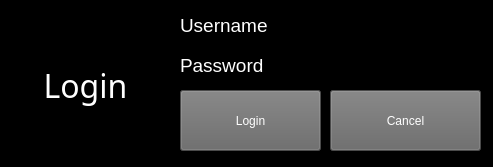
<?xml version="1.0" encoding="UTF-8"?>
<ui version="4.0">
 <class>Form</class>
 <widget class="QWidget" name="Form">
  <property name="windowModality">
   <enum>Qt::WindowModal</enum>
  </property>
  <property name="geometry">
   <rect>
    <x>0</x>
    <y>0</y>
    <width>493</width>
    <height>167</height>
   </rect>
  </property>
  <property name="sizePolicy">
   <sizepolicy hsizetype="Fixed" vsizetype="Fixed">
    <horstretch>0</horstretch>
    <verstretch>0</verstretch>
   </sizepolicy>
  </property>
  <property name="minimumSize">
   <size>
    <width>493</width>
    <height>167</height>
   </size>
  </property>
  <property name="maximumSize">
   <size>
    <width>493</width>
    <height>167</height>
   </size>
  </property>
  <property name="windowTitle">
   <string>Form</string>
  </property>
  <property name="styleSheet">
   <string notr="true">QWidget {
background-color: rgb(0, 0, 0);
}

QLabel {
color: rgb(255, 255, 255);
}

QPushButton {
color: rgb(255, 255, 255);
	background-color: rgb(103, 103, 103);
}

QLineEdit {
color: rgb(255, 255, 255);
}</string>
  </property>
  <widget class="QLabel" name="label">
   <property name="geometry">
    <rect>
     <x>10</x>
     <y>20</y>
     <width>151</width>
     <height>131</height>
    </rect>
   </property>
   <property name="font">
    <font>
     <family>Segoe UI Semibold</family>
     <pointsize>24</pointsize>
    </font>
   </property>
   <property name="text">
    <string>Login</string>
   </property>
   <property name="alignment">
    <set>Qt::AlignCenter</set>
   </property>
  </widget>
  <widget class="QPushButton" name="pushButton">
   <property name="geometry">
    <rect>
     <x>180</x>
     <y>90</y>
     <width>141</width>
     <height>61</height>
    </rect>
   </property>
   <property name="font">
    <font>
     <family>Segoe UI</family>
    </font>
   </property>
   <property name="text">
    <string>Login</string>
   </property>
  </widget>
  <widget class="QPushButton" name="pushButton_2">
   <property name="geometry">
    <rect>
     <x>330</x>
     <y>90</y>
     <width>151</width>
     <height>61</height>
    </rect>
   </property>
   <property name="font">
    <font>
     <family>Segoe UI</family>
    </font>
   </property>
   <property name="text">
    <string>Cancel</string>
   </property>
  </widget>
  <widget class="QWidget" name="horizontalLayoutWidget">
   <property name="geometry">
    <rect>
     <x>180</x>
     <y>10</y>
     <width>301</width>
     <height>31</height>
    </rect>
   </property>
   <layout class="QHBoxLayout" name="horizontalLayout">
    <item>
     <widget class="QLabel" name="label_2">
      <property name="font">
       <font>
        <family>Segoe UI</family>
        <pointsize>14</pointsize>
       </font>
      </property>
      <property name="text">
       <string>Username</string>
      </property>
      <property name="alignment">
       <set>Qt::AlignLeading|Qt::AlignLeft|Qt::AlignVCenter</set>
      </property>
     </widget>
    </item>
    <item>
     <spacer name="horizontalSpacer">
      <property name="orientation">
       <enum>Qt::Horizontal</enum>
      </property>
      <property name="sizeType">
       <enum>QSizePolicy::Preferred</enum>
      </property>
      <property name="sizeHint" stdset="0">
       <size>
        <width>10</width>
        <height>20</height>
       </size>
      </property>
     </spacer>
    </item>
    <item>
     <widget class="QLineEdit" name="lineEdit">
      <property name="text">
       <string/>
      </property>
     </widget>
    </item>
   </layout>
  </widget>
  <widget class="QWidget" name="horizontalLayoutWidget_2">
   <property name="geometry">
    <rect>
     <x>180</x>
     <y>50</y>
     <width>301</width>
     <height>31</height>
    </rect>
   </property>
   <layout class="QHBoxLayout" name="horizontalLayout_2">
    <property name="sizeConstraint">
     <enum>QLayout::SetDefaultConstraint</enum>
    </property>
    <item>
     <widget class="QLabel" name="label_3">
      <property name="font">
       <font>
        <family>Segoe UI</family>
        <pointsize>14</pointsize>
       </font>
      </property>
      <property name="text">
       <string>Password</string>
      </property>
      <property name="alignment">
       <set>Qt::AlignLeading|Qt::AlignLeft|Qt::AlignVCenter</set>
      </property>
     </widget>
    </item>
    <item>
     <spacer name="horizontalSpacer_2">
      <property name="orientation">
       <enum>Qt::Horizontal</enum>
      </property>
      <property name="sizeType">
       <enum>QSizePolicy::Preferred</enum>
      </property>
      <property name="sizeHint" stdset="0">
       <size>
        <width>15</width>
        <height>20</height>
       </size>
      </property>
     </spacer>
    </item>
    <item>
     <widget class="QLineEdit" name="lineEdit_2">
      <property name="echoMode">
       <enum>QLineEdit::Password</enum>
      </property>
     </widget>
    </item>
   </layout>
  </widget>
 </widget>
 <resources/>
 <connections/>
</ui>
